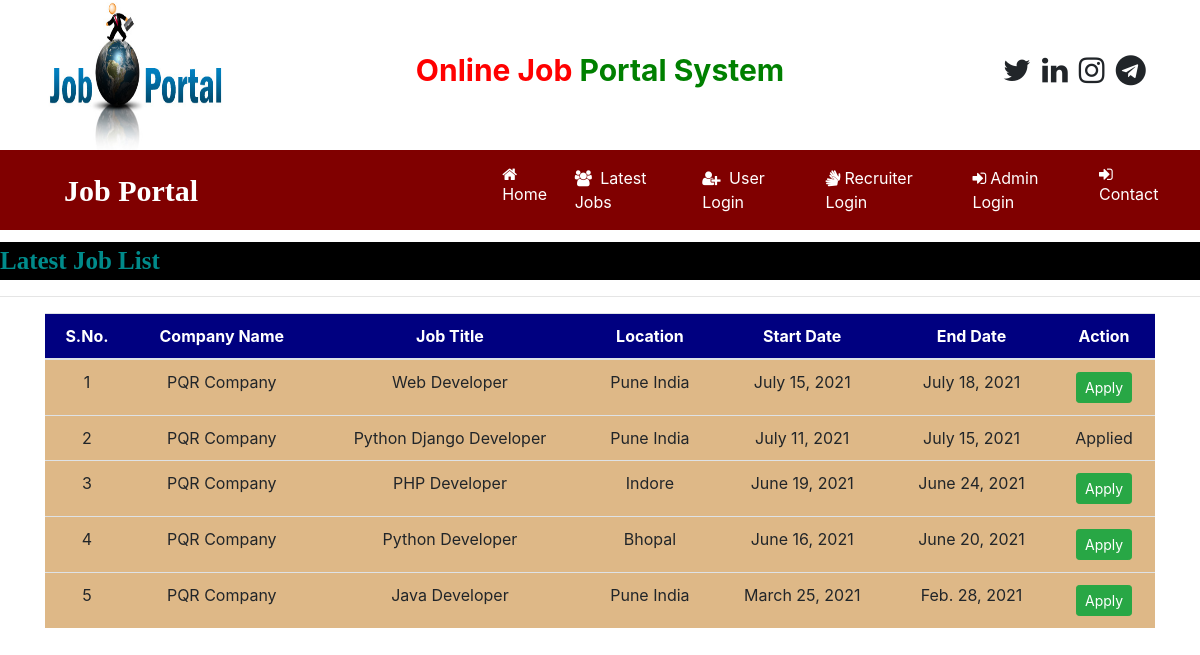
/user_latestjobs (signed in), run on the app's committed database.
### job/models.py (models this page shows, shortened)
class Job(models.Model):
    recruiter = models.ForeignKey(Recruiter,on_delete=models.CASCADE)
    start_date = models.DateField()
    end_date = models.DateField()
    title = models.CharField(max_length=100)
    salary= models.FloatField(max_length=20)
    image = models.FileField()
    description = models.CharField(max_length=300)
    experience = models.CharField(max_length=50)
    location = models.CharField(max_length=100)
    skills = models.CharField(max_length=100)
    creationdate = models.DateField()

class Recruiter(models.Model):
    user = models.ForeignKey(User,on_delete=models.CASCADE)
    mobile = models.CharField(max_length=15,null=True)
    image = models.FileField(null=True)
    gender = models.CharField(max_length=10,null=True)
    company= models.CharField(max_length=100,null=True)
    type = models.CharField(max_length=15,null=True)
    status = models.CharField(max_length=20, null=True)

### job/views.py (the view)
# urls.py: path('user_latestjobs',user_latestjobs,name="user_latestjobs"),
def user_latestjobs(request):
    job = Job.objects.all().order_by('-start_date')
    user = request.user
    student = StudentUser.objects.get(user=user)
    data = Apply.objects.filter(student=student)
    li=[]
    for i in data:
        li.append(i.job.id)
    d = {'job':job,'li':li}
    return render(request,'user_latestjobs.html',d)

### job/templates/user_latestjobs.html (shortened to what this page needs)
{% load static %}
{% block body %}
{% include 'navigation.html' %}
<marquee style = "font-family : 'Monotype Corsiva' ; font-size : 25px ; color : darkcyan ; background-color : black ; font-weight : bold ; margin-top:1%">
    Latest Job List
</marquee>
<hr>
<div class="container">
<table class="table table-hover" id="example">
    <thead>
    <tr style = "background-color : #000080 ; color : white">
        <th>S.No.</th>
        <th>Company Name</th>
        <th>Job Title</th>
         <th>Location</th>
        <th>Start Date</th>
        <th>End Date</th>
        <th>Action</th>
    </tr>
    </thead>
    <tbody>
    {% for i in job %}
    <tr style = "background-color : #DEB887">
        <td>{{forloop.counter}}</td>
        <td>{{i.recruiter.company}}</td>
        <td>{{i.title}}</td>
<td>{{i.location}}</td>
        <td>{{i.start_date}}</td>
        <td>{{i.end_date}}</td>
        {% if i.id in li %}
        <td>Applied</td>
        {% else %}
        <td><a href="{% url 'job_detail' i.id %}" class="btn btn-success btn-sm" >Apply</a>
        {% endif %}
        </td>
    </tr>
    {% endfor %}
    </tbody>
</table>
</div>
{% endblock %}

### job/templates/user_latestjobs.html (style rules this page uses)
tr { text-align : center }

### data on the page
Job: recruiter.company "PQR Company", title "Web Developer", location "Pune India", start_date "July 15, 2021", end_date "July 18, 2021", shows "Apply"
Job: recruiter.company "PQR Company", title "Python Django Developer", location "Pune India", start_date "July 11, 2021", end_date "July 15, 2021", shows "Applied"
Job: recruiter.company "PQR Company", title "PHP Developer", location "Indore", start_date "June 19, 2021", end_date "June 24, 2021", shows "Apply"
Job: recruiter.company "PQR Company", title "Python Developer", location "Bhopal", start_date "June 16, 2021", end_date "June 20, 2021", shows "Apply"
Job: recruiter.company "PQR Company", title "Java Developer", location "Pune India", start_date "March 25, 2021", end_date "Feb. 28, 2021", shows "Apply"
